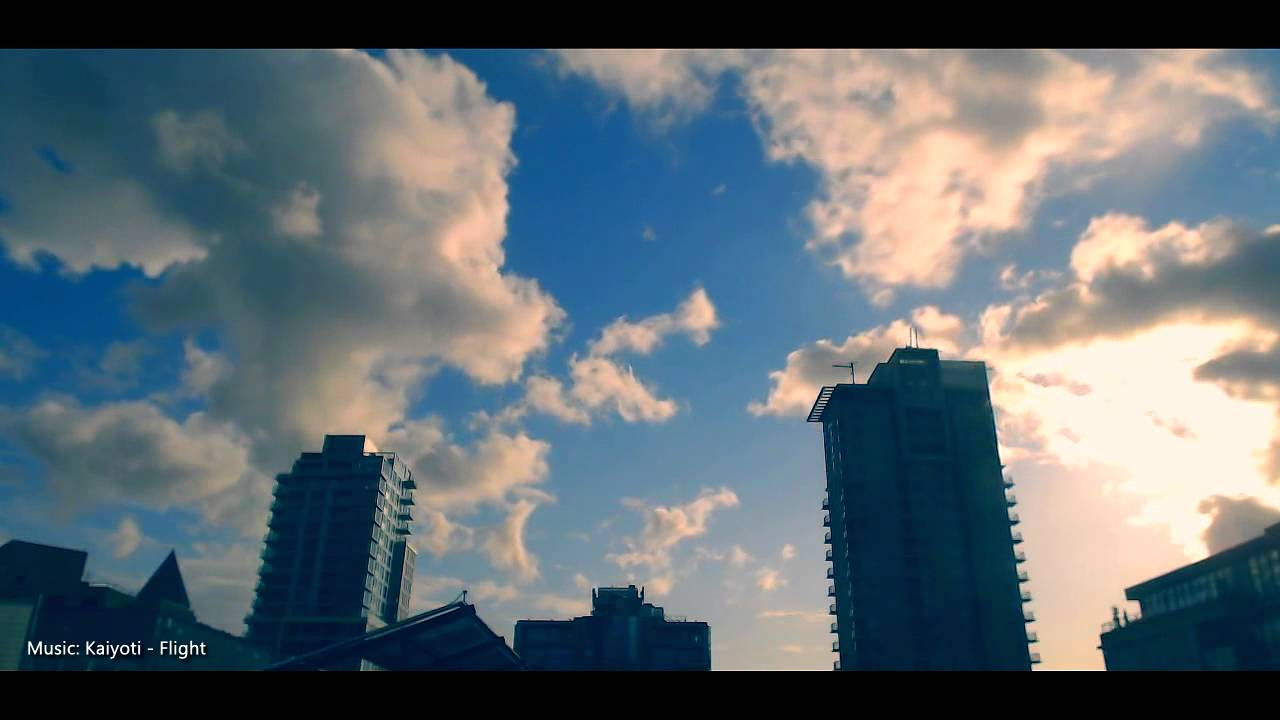
#> input picture my_images/city_sky.jpg, 1280 x 720 px
$ python Ex7.py
#> lines starting #> are read from the running program, lines starting #| are printed output that depends on the picture
'''
    Image Processing: Gamma Correction
'''

import numpy as np
import cv2
import imutils

# Path of the Image
img_path = "my_images/city_sky.jpg"

# Load the Image
img = cv2.imread(img_path)
#> img is the input picture: shape (720, 1280, 3); mean B, G, R 114.5, 107.3, 94.7
img = imutils.resize(img, width = 600)
#> img: shape (337, 600, 3)

# Gamma Correction is a non-linear tranformation which is used to remove the
# non-linear mapping b/w input radiance and quantized pixel values.
# Formula:
#   g(x) = ((f(x) / 255.0) ^ gamma) * 255.0

# When γ < 1,
#   the original dark regions will be brighter
# When γ > 1,
#   the original bright region will be darker
gamma = 0.67

gamma_correction = np.array([(((i / 255) ** gamma) * 255.0) for i in range(0, 256)]).astype('uint8')

# Applying Gamma Correction to the Image using cv2.LUT() function
gamma_corrected_img = cv2.LUT(img, gamma_correction)
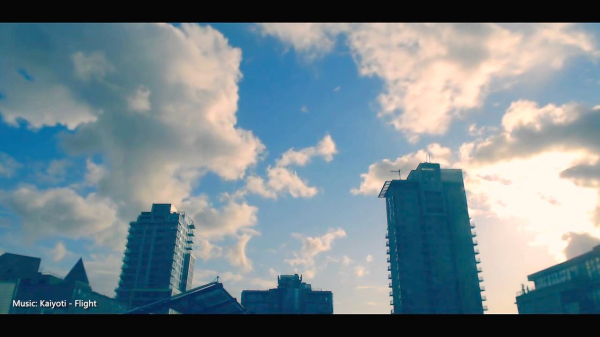
#> gamma_corrected_img: shape (337, 600, 3); mean B, G, R 140.6, 132.8, 115.1

# Point Processes
point_operators_img = cv2.convertScaleAbs(img, alpha = 1.3, beta = 40)
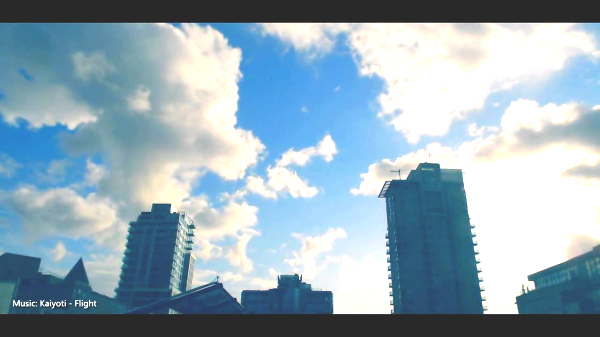
#> point_operators_img: shape (337, 600, 3); mean B, G, R 184.1, 170.4, 147

# Display the Images
cv2.imshow("Original Image", img)
cv2.imshow("Point Processes Image", point_operators_img)
cv2.imshow("Gamma Corrected Image", gamma_corrected_img)
cv2.waitKey(0)
